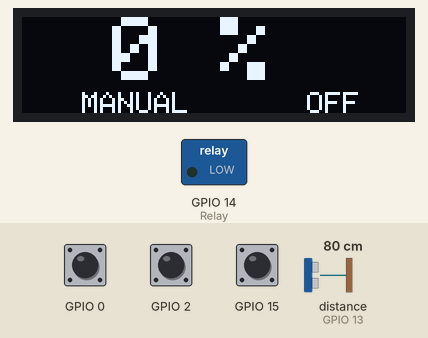
A sketch run on a simulated ESP8266 (NodeMCU). On the bench: 128×32 one-colour display, switched loads named in the sketch (green lamp = pin HIGH). Wiring (inferred from the names in the program): ultrasonic range finder: trigger GPIO 12; echo GPIO 13. The inputs (shaded band) are chosen by the test bench; at power-on: GPIO 15 LOW, GPIO 2 LOW, distance to the obstacle (sensor on GPIO 13) 80 cm, GPIO 0 HIGH. The echo pulse lasts 58.3 µs per cm; WiFi joins after 1.5 s; servers stay silent unless stated; pins used as bus, display or sensor lines are not drawn; what the sketch prints to the serial monitor is not drawn.

Above: at 3.7 s.
3.8 s: GPIO 15 driven HIGH
At 5.6 s:
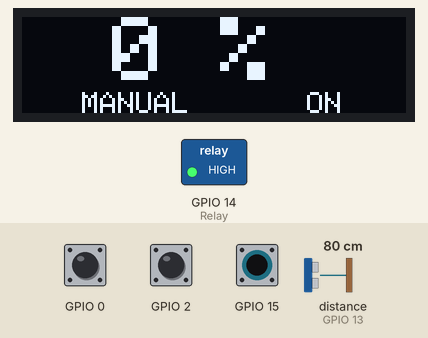
6.3 s: GPIO 2 driven HIGH
At 7.6 s:
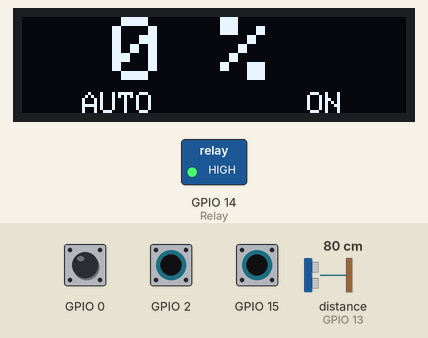
8.5 s: distance to the obstacle (sensor on GPIO 13) set to 35 cm
At 10.2 s:
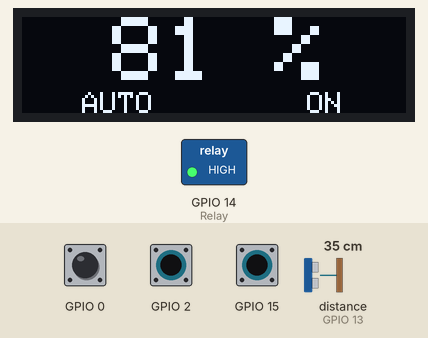
10.5 s: GPIO 2 pulsed LOW 5 times (0.12 s each, 0.3 s apart)
At 11.8 s:
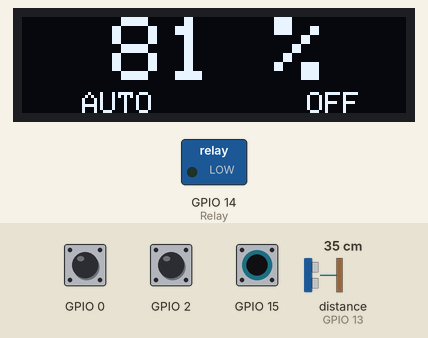
13.5 s: GPIO 15 pulsed LOW 5 times (0.12 s each, 0.3 s apart)
At 14.4 s:
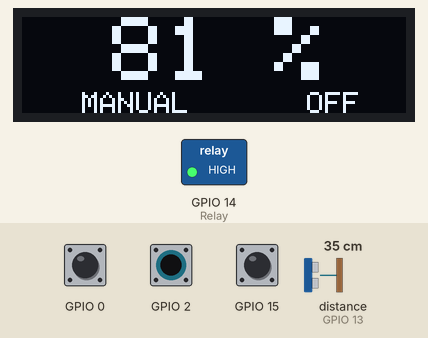
Timing chart, 0 to 16.5 s (numbered marks = the images above; inputs shaded):
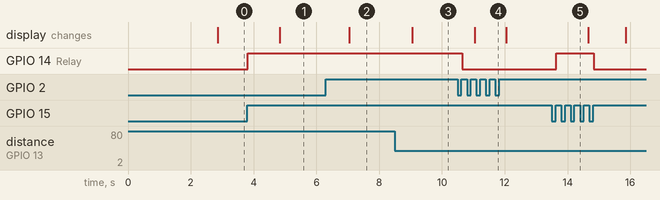

Measured:
- after the input at 3.8 s, GPIO 14 (Relay): LOW → HIGH at once; the display: changes after 1.0 s (image 1)
- after the input at 6.3 s, the display: changes after 0.75 s (image 2)
- after the input at 8.5 s, the display: changes after 0.55 s (image 3)
- after the input at 10.5 s, GPIO 14 (Relay): HIGH → LOW after 0.14 s; the display: changes after 0.55 s (image 4)
- after the input at 13.5 s, GPIO 14 (Relay): LOW → HIGH after 0.14 s, → LOW 1.2 s later

The sketch:

IoT_water_level_monitoring_and_control_system_V1.ino
```cpp
//IoT water level monitoring and control system

#define BLYNK_TEMPLATE_ID "TMPL2ZLi28ONx"
#define BLYNK_TEMPLATE_NAME "IoT water level monitoring and control system"
#define BLYNK_AUTH_TOKEN "HluAkU6PyAhgK7Y7Jt4nJVu9rs5E1SSb"

#include <Adafruit_SSD1306.h>
#include <ESP8266WiFi.h>
#include <BlynkSimpleEsp8266.h>
#include <AceButton.h>

char ssid[] = "Airtel_4G_SMARTBOX_0C2E";
char pass[] = "@dleksy57";

int emptyTankDistance = 57;
int fullTankDistance = 30;
int pumpTriggerPer = 10;
int offTriggerPer = 95;
using namespace ace_button;

#define TRIG 12                //D6
#define ECHO 13                //D7
#define Relay 14           //D5
#define BP1 2              //D4
#define BP2 15             //D8
//#define BP3 D2

#define V_B_1 V1
#define V_B_3 V3
#define V_B_4 V4

#define SCREEN_WIDTH 128
#define SCREEN_HEIGHT 32

#define OLED_RESET -1
Adafruit_SSD1306 display(SCREEN_WIDTH, SCREEN_HEIGHT, &Wire, OLED_RESET);

float duration;
float distance;
int waterLevelPer;

bool toggleRelay = false;
bool modeFlag = false;
String currMode;

char auth[] = BLYNK_AUTH_TOKEN;

ButtonConfig config1;
AceButton button1(&config1);
ButtonConfig config2;
AceButton button2(&config2);
ButtonConfig config3;
AceButton button3(&config3);

void handleEvent1(AceButton*, uint8_t, uint8_t);
void handleEvent2(AceButton*, uint8_t, uint8_t);
void handleEvent3(AceButton*, uint8_t, uint8_t);

BlynkTimer timer;

void checkBlynkStatus() {

  bool isconnected = Blynk.connected();
  if (isconnected == false) {
  }
  if (isconnected == true) {
  }
}

BLYNK_WRITE(VPIN_BUTTON_3) {
  modeFlag = param.asInt();
  if (!modeFlag && toggleRelay) {
    digitalWrite(Relay, LOW);
    toggleRelay = false;
  }
  currMode = modeFlag ? "AUTO" : "MANUAL";
}

BLYNK_WRITE(VPIN_BUTTON_4) {
  if (!modeFlag) {
    toggleRelay = param.asInt();
    digitalWrite(Relay, toggleRelay);
  } else {
    Blynk.virtualWrite(V_B_4, toggleRelay);
  }
}

BLYNK_CONNECTED() {
  Blynk.syncVirtual(V_B_1);
  Blynk.virtualWrite(V_B_3, modeFlag);
  Blynk.virtualWrite(V_B_4, toggleRelay);
}

void displayData() {
  display.clearDisplay();
  display.setTextSize(3);
  display.setCursor(30, 0);
  display.print(waterLevelPer);
  display.print(" ");
  display.print("%");
  display.setTextSize(1);
  display.setCursor(20, 25);
  display.print(currMode);
  display.setCursor(95, 25);
  display.print(toggleRelay ? "ON" : "OFF");
  display.display();
}

void measureDistance() {

  digitalWrite(TRIG, LOW);
  delayMicroseconds(2);
  digitalWrite(TRIG, HIGH);
  delayMicroseconds(20);
  digitalWrite(TRIG, LOW);
  duration = pulseIn(ECHO, HIGH);
  distance = ((duration / 2) * 0.343) / 10;
  if (distance > fullTankDistance && distance < emptyTankDistance) {
    waterLevelPer = map((int)distance, emptyTankDistance, fullTankDistance, 0, 100);
    Blynk.virtualWrite(V_B_1, waterLevelPer);
    if (waterLevelPer <= pumpTriggerPer) {
      if (modeFlag) {
        if (!toggleRelay) {
          digitalWrite(Relay, HIGH);
          toggleRelay = true;
          Blynk.virtualWrite(V_B_4, toggleRelay);
        }
      }
    }
    if (waterLevelPer >= offTriggerPer) {
      if (modeFlag) {
        if (toggleRelay) {
          digitalWrite(Relay, LOW);
          toggleRelay = false;
          Blynk.virtualWrite(V_B_4, toggleRelay);
        }
      }
    }
  }
  displayData();
  delay(100);
}

void setup() {
  Serial.begin(9600);
  pinMode(ECHO, INPUT);
  pinMode(TRIG, OUTPUT);
  pinMode(Relay, OUTPUT);

 // pinMode(BP1, INPUT_PULLUP);
 // pinMode(BP2, INPUT_PULLUP);
 // pinMode(BP3, INPUT_PULLUP);

  //digitalWrite(Relay, HIGH);

  config1.setEventHandler(button1Handler);
  config2.setEventHandler(button2Handler);
  config3.setEventHandler(button3Handler);

  button1.init(BP1);
  button2.init(BP2);
//  button3.init(BP3);

  currMode = modeFlag ? "AUTO" : "MANUAL";

  if (!display.begin(SSD1306_SWITCHCAPVCC, 0x3C)) {
    Serial.println(F("SSD1306 allocation failed"));
    for (;;)
      ;
  }
  delay(1000);
  display.setTextSize(1);
  display.setTextColor(WHITE);
  display.clearDisplay();

  WiFi.begin(ssid, pass);
  timer.setInterval(2000L, checkBlynkStatus);
  timer.setInterval(1000L, measureDistance);
  Blynk.config(auth);
  delay(1000);

  Blynk.virtualWrite(V_B_3, modeFlag);
  Blynk.virtualWrite(V_B_4, toggleRelay);

  delay(500);
}

void loop() {
  Blynk.run();
  timer.run();
  button1.check();
  button3.check();

  if (!modeFlag) {
    button2.check();
  }
}

void button1Handler(AceButton* button, uint8_t eventType, uint8_t buttonState) {
  Serial.println("EVENT1");
  switch (eventType) {
    case AceButton::kEventReleased:
      if (modeFlag && toggleRelay) {
        digitalWrite(Relay, LOW);
        toggleRelay = false;
      }
      modeFlag = !modeFlag;
      currMode = modeFlag ? "AUTO" : "MANUAL";
      Blynk.virtualWrite(V_B_3, modeFlag);
      break;
  }
}

void button2Handler(AceButton* button, uint8_t eventType, uint8_t buttonState) {
  Serial.println("EVENT2");
  switch (eventType) {
    case AceButton::kEventReleased:
      if (toggleRelay) {
        digitalWrite(Relay, LOW);
        toggleRelay = false;
      } else {
        digitalWrite(Relay, HIGH);
        toggleRelay = true;
      }
      Blynk.virtualWrite(V_B_4, toggleRelay);
      delay(1000);
      break;
  }
}

void button3Handler(AceButton* button, uint8_t eventType, uint8_t buttonState) {
  Serial.println("EVENT3");
  switch (eventType) {
    case AceButton::kEventReleased:
      break;
  }
}
```
